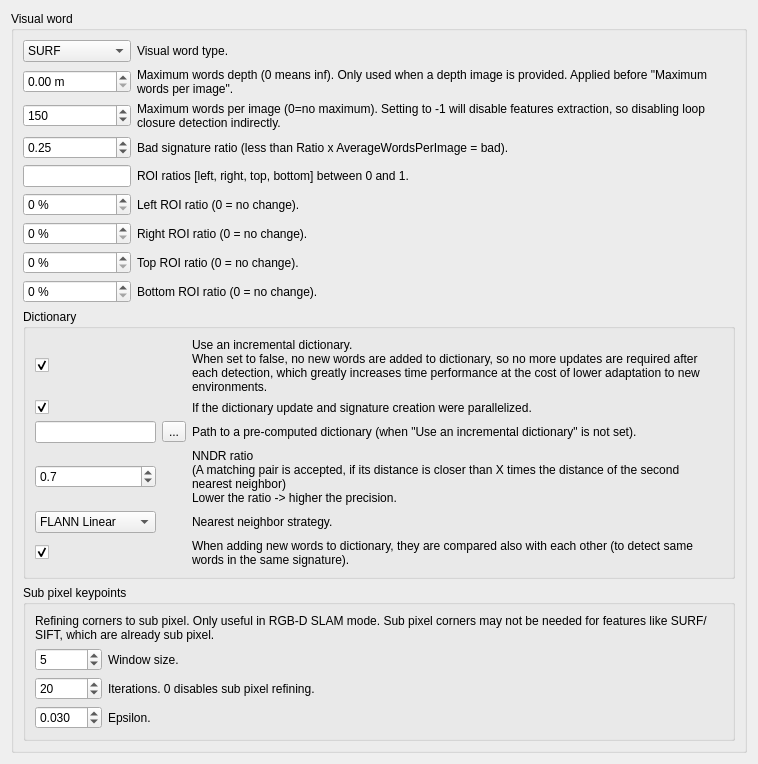
               <widget class="QWidget" name="page_9">
                <layout class="QVBoxLayout" name="verticalLayout_58">
                 <item>
                  <widget class="QGroupBox" name="groupBox_signature_keypoint1">
                   <property name="title">
                    <string>Visual word</string>
                   </property>
                   <layout class="QVBoxLayout" name="verticalLayout_12">
                    <item>
                     <layout class="QGridLayout" name="gridLayout_41" columnstretch="0,1">
                      <item row="0" column="0">
                       <widget class="QComboBox" name="comboBox_detector_strategy">
                        <item>
                         <property name="text">
                          <string>SURF</string>
                         </property>
                        </item>
                        <item>
                         <property name="text">
                          <string>SIFT</string>
                         </property>
                        </item>
                        <item>
                         <property name="text">
                          <string>ORB</string>
                         </property>
                        </item>
                        <item>
                         <property name="text">
                          <string>FAST+FREAK</string>
                         </property>
                        </item>
                        <item>
                         <property name="text">
                          <string>FAST+BRIEF</string>
                         </property>
                        </item>
                        <item>
                         <property name="text">
                          <string>GFTT+FREAK</string>
                         </property>
                        </item>
                        <item>
                         <property name="text">
                          <string>GFTT+BRIEF</string>
                         </property>
                        </item>
                        <item>
                         <property name="text">
                          <string>BRISK</string>
                         </property>
                        </item>
                       </widget>
                      </item>
                      <item row="0" column="1">
                       <widget class="QLabel" name="label_117">
                        <property name="text">
                         <string>Visual word type.</string>
                        </property>
                        <property name="wordWrap">
                         <bool>true</bool>
                        </property>
                       </widget>
                      </item>
                      <item row="1" column="0">
                       <widget class="QDoubleSpinBox" name="surf_doubleSpinBox_maxDepth">
                        <property name="suffix">
                         <string> m</string>
                        </property>
                        <property name="decimals">
                         <number>2</number>
                        </property>
                        <property name="minimum">
                         <double>0.000000000000000</double>
                        </property>
                        <property name="maximum">
                         <double>99.000000000000000</double>
                        </property>
                        <property name="singleStep">
                         <double>1.000000000000000</double>
                        </property>
                        <property name="value">
                         <double>0.000000000000000</double>
                        </property>
                       </widget>
                      </item>
                      <item row="1" column="1">
                       <widget class="QLabel" name="label_53">
                        <property name="toolTip">
                         <string>0 means that the response (hessian) threshold 
used for the detector will not be adapted. 
Otherwise, the threshold is modified to 
generate the number of words requested.</string>
                        </property>
                        <property name="text">
                         <string>Maximum words depth (0 means inf). Only used when a depth image is provided. Applied before &quot;Maximum words per image&quot;.</string>
                        </property>
                        <property name="wordWrap">
                         <bool>true</bool>
                        </property>
                       </widget>
                      </item>
                      <item row="2" column="0">
                       <widget class="QSpinBox" name="surf_spinBox_wordsPerImageTarget">
                        <property name="minimum">
                         <number>-1</number>
                        </property>
                        <property name="maximum">
                         <number>2000</number>
                        </property>
                        <property name="value">
                         <number>150</number>
                        </property>
                       </widget>
                      </item>
                      <item row="2" column="1">
                       <widget class="QLabel" name="label_22">
                        <property name="toolTip">
                         <string>0 means that the response (hessian) threshold 
used for the detector will not be adapted. 
Otherwise, the threshold is modified to 
generate the number of words requested.</string>
                        </property>
                        <property name="text">
                         <string>Maximum words per image (0=no maximum). Setting to -1 will disable features extraction, so disabling loop closure detection indirectly.</string>
                        </property>
                        <property name="wordWrap">
                         <bool>true</bool>
                        </property>
                       </widget>
                      </item>
                      <item row="3" column="0">
                       <widget class="QDoubleSpinBox" name="surf_doubleSpinBox_ratioBadSign">
                        <property name="decimals">
                         <number>2</number>
                        </property>
                        <property name="minimum">
                         <double>0.000000000000000</double>
                        </property>
                        <property name="maximum">
                         <double>1.000000000000000</double>
                        </property>
                        <property name="singleStep">
                         <double>0.050000000000000</double>
                        </property>
                        <property name="value">
                         <double>0.250000000000000</double>
                        </property>
                       </widget>
                      </item>
                      <item row="3" column="1">
                       <widget class="QLabel" name="label_81">
                        <property name="toolTip">
                         <string>0 means that the response (hessian) threshold 
used for the detector will not be adapted. 
Otherwise, the threshold is modified to 
generate the number of words requested.</string>
                        </property>
                        <property name="text">
                         <string>Bad signature ratio (less than Ratio x AverageWordsPerImage = bad).</string>
                        </property>
                        <property name="wordWrap">
                         <bool>true</bool>
                        </property>
                       </widget>
                      </item>
                      <item row="4" column="0">
                       <widget class="QLineEdit" name="lineEdit_kp_roi">
                        <property name="readOnly">
                         <bool>true</bool>
                        </property>
                       </widget>
                      </item>
                      <item row="4" column="1">
                       <widget class="QLabel" name="label_101">
                        <property name="text">
                         <string>ROI ratios [left, right, top, bottom] between 0 and 1.</string>
                        </property>
                        <property name="wordWrap">
                         <bool>true</bool>
                        </property>
                       </widget>
                      </item>
                      <item row="5" column="0">
                       <widget class="QDoubleSpinBox" name="doubleSpinBox_kp_roi0">
                        <property name="suffix">
                         <string> %</string>
                        </property>
                        <property name="decimals">
                         <number>0</number>
                        </property>
                       </widget>
                      </item>
                      <item row="5" column="1">
                       <widget class="QLabel" name="label_97">
                        <property name="text">
                         <string>Left ROI ratio (0 = no change).</string>
                        </property>
                        <property name="wordWrap">
                         <bool>true</bool>
                        </property>
                       </widget>
                      </item>
                      <item row="6" column="0">
                       <widget class="QDoubleSpinBox" name="doubleSpinBox_kp_roi1">
                        <property name="suffix">
                         <string> %</string>
                        </property>
                        <property name="decimals">
                         <number>0</number>
                        </property>
                       </widget>
                      </item>
                      <item row="6" column="1">
                       <widget class="QLabel" name="label_98">
                        <property name="text">
                         <string>Right ROI ratio (0 = no change).</string>
                        </property>
                        <property name="wordWrap">
                         <bool>true</bool>
                        </property>
                       </widget>
                      </item>
                      <item row="7" column="0">
                       <widget class="QDoubleSpinBox" name="doubleSpinBox_kp_roi2">
                        <property name="suffix">
                         <string> %</string>
                        </property>
                        <property name="decimals">
                         <number>0</number>
                        </property>
                       </widget>
                      </item>
                      <item row="7" column="1">
                       <widget class="QLabel" name="label_99">
                        <property name="text">
                         <string>Top ROI ratio (0 = no change).</string>
                        </property>
                        <property name="wordWrap">
                         <bool>true</bool>
                        </property>
                       </widget>
                      </item>
                      <item row="8" column="0">
                       <widget class="QDoubleSpinBox" name="doubleSpinBox_kp_roi3">
                        <property name="suffix">
                         <string> %</string>
                        </property>
                        <property name="decimals">
                         <number>0</number>
                        </property>
                       </widget>
                      </item>
                      <item row="8" column="1">
                       <widget class="QLabel" name="label_100">
                        <property name="text">
                         <string>Bottom ROI ratio (0 = no change).</string>
                        </property>
                        <property name="wordWrap">
                         <bool>true</bool>
                        </property>
                       </widget>
                      </item>
                     </layout>
                    </item>
                    <item>
                     <widget class="QGroupBox" name="groupBox_dictionary_strategy2">
                      <property name="title">
                       <string>Dictionary</string>
                      </property>
                      <layout class="QGridLayout" name="gridLayout_18" columnstretch="0,0,1">
                       <item row="3" column="1">
                        <widget class="QToolButton" name="toolButton_dictionaryPath">
                         <property name="text">
                          <string>...</string>
                         </property>
                        </widget>
                       </item>
                       <item row="4" column="2">
                        <widget class="QLabel" name="label_78">
                         <property name="text">
                          <string>NNDR ratio
(A matching pair is accepted, if its distance is closer than X times the distance of the second nearest neighbor)
Lower the ratio -&gt; higher the precision.</string>
                         </property>
                         <property name="wordWrap">
                          <bool>true</bool>
                         </property>
                        </widget>
                       </item>
                       <item row="4" column="0">
                        <widget class="QDoubleSpinBox" name="surf_doubleSpinBox_nndrRatio">
                         <property name="decimals">
                          <number>1</number>
                         </property>
                         <property name="minimum">
                          <double>0.100000000000000</double>
                         </property>
                         <property name="maximum">
                          <double>1.000000000000000</double>
                         </property>
                         <property name="singleStep">
                          <double>0.100000000000000</double>
                         </property>
                         <property name="value">
                          <double>0.700000000000000</double>
                         </property>
                        </widget>
                       </item>
                       <item row="3" column="0">
                        <widget class="QLineEdit" name="lineEdit_dictionaryPath"/>
                       </item>
                       <item row="3" column="2">
                        <widget class="QLabel" name="label_dictionaryPath">
                         <property name="text">
                          <string>Path to a pre-computed dictionary (when &quot;Use an incremental dictionary&quot; is not set).</string>
                         </property>
                         <property name="wordWrap">
                          <bool>true</bool>
                         </property>
                        </widget>
                       </item>
                       <item row="1" column="0">
                        <widget class="QCheckBox" name="checkBox_dictionary_incremental">
                         <property name="text">
                          <string/>
                         </property>
                         <property name="checked">
                          <bool>true</bool>
                         </property>
                        </widget>
                       </item>
                       <item row="5" column="2">
                        <widget class="QLabel" name="label_12">
                         <property name="text">
                          <string>Nearest neighbor strategy.</string>
                         </property>
                        </widget>
                       </item>
                       <item row="5" column="0">
                        <widget class="QComboBox" name="comboBox_dictionary_strategy">
                         <property name="sizeAdjustPolicy">
                          <enum>QComboBox::AdjustToContents</enum>
                         </property>
                         <item>
                          <property name="text">
                           <string>FLANN Linear</string>
                          </property>
                         </item>
                         <item>
                          <property name="text">
                           <string>FLANN KdTree </string>
                          </property>
                         </item>
                         <item>
                          <property name="text">
                           <string>FLANN LSH</string>
                          </property>
                         </item>
                         <item>
                          <property name="text">
                           <string>Brute Force</string>
                          </property>
                         </item>
                         <item>
                          <property name="text">
                           <string>Brute Force GPU</string>
                          </property>
                         </item>
                        </widget>
                       </item>
                       <item row="1" column="2">
                        <widget class="QLabel" name="label_incrementalDict">
                         <property name="text">
                          <string>Use an incremental dictionary.
When set to false, no new words are added to dictionary, so no more updates are required after each detection, which greatly increases time performance at the cost of lower adaptation to new environments.</string>
                         </property>
                         <property name="wordWrap">
                          <bool>true</bool>
                         </property>
                        </widget>
                       </item>
                       <item row="2" column="2">
                        <widget class="QLabel" name="label_94">
                         <property name="text">
                          <string>If the dictionary update and signature creation were parallelized.</string>
                         </property>
                         <property name="wordWrap">
                          <bool>true</bool>
                         </property>
                        </widget>
                       </item>
                       <item row="2" column="0">
                        <widget class="QCheckBox" name="checkBox_kp_parallelized">
                         <property name="text">
                          <string/>
                         </property>
                         <property name="checked">
                          <bool>true</bool>
                         </property>
                        </widget>
                       </item>
                       <item row="6" column="0">
                        <widget class="QCheckBox" name="checkBox_kp_newWordsComparedTogether">
                         <property name="text">
                          <string/>
                         </property>
                         <property name="checked">
                          <bool>true</bool>
                         </property>
                        </widget>
                       </item>
                       <item row="6" column="2">
                        <widget class="QLabel" name="label_186">
                         <property name="text">
                          <string>When adding new words to dictionary, they are compared also with each other (to detect same words in the same signature).</string>
                         </property>
                         <property name="wordWrap">
                          <bool>true</bool>
                         </property>
                        </widget>
                       </item>
                      </layout>
                     </widget>
                    </item>
                    <item>
                     <widget class="QGroupBox" name="groupBox_9">
                      <property name="title">
                       <string>Sub pixel keypoints</string>
                      </property>
                      <layout class="QVBoxLayout" name="verticalLayout_59">
                       <item>
                        <widget class="QLabel" name="label_35">
                         <property name="text">
                          <string>Refining corners to sub pixel. Only useful in RGB-D SLAM mode. Sub pixel corners may not be needed for features like SURF/SIFT, which are already sub pixel.</string>
                         </property>
                         <property name="wordWrap">
                          <bool>true</bool>
                         </property>
                        </widget>
                       </item>
                       <item>
                        <layout class="QGridLayout" name="gridLayout_32" columnstretch="0,1">
                         <item row="0" column="0">
                          <widget class="QSpinBox" name="subpix_winSize">
                           <property name="minimum">
                            <number>0</number>
                           </property>
                           <property name="maximum">
                            <number>999999</number>
                           </property>
                           <property name="singleStep">
                            <number>1</number>
                           </property>
                           <property name="value">
                            <number>5</number>
                           </property>
                          </widget>
                         </item>
                         <item row="0" column="1">
                          <widget class="QLabel" name="label_200">
                           <property name="text">
                            <string>Window size.</string>
                           </property>
                           <property name="wordWrap">
                            <bool>true</bool>
                           </property>
                          </widget>
                         </item>
                         <item row="1" column="0">
                          <widget class="QSpinBox" name="subpix_iterations">
                           <property name="minimum">
                            <number>0</number>
                           </property>
                           <property name="maximum">
                            <number>999999</number>
                           </property>
                           <property name="singleStep">
                            <number>1</number>
                           </property>
                           <property name="value">
                            <number>20</number>
                           </property>
                          </widget>
                         </item>
                         <item row="1" column="1">
                          <widget class="QLabel" name="label_203">
                           <property name="text">
                            <string>Iterations. 0 disables sub pixel refining.</string>
                           </property>
                           <property name="wordWrap">
                            <bool>true</bool>
                           </property>
                          </widget>
                         </item>
                         <item row="2" column="0">
                          <widget class="QDoubleSpinBox" name="subpix_eps">
                           <property name="decimals">
                            <number>3</number>
                           </property>
                           <property name="minimum">
                            <double>0.001000000000000</double>
                           </property>
                           <property name="maximum">
                            <double>0.100000000000000</double>
                           </property>
                           <property name="singleStep">
                            <double>0.010000000000000</double>
                           </property>
                           <property name="value">
                            <double>0.030000000000000</double>
                           </property>
                          </widget>
                         </item>
                         <item row="2" column="1">
                          <widget class="QLabel" name="label_204">
                           <property name="text">
                            <string>Epsilon.</string>
                           </property>
                           <property name="wordWrap">
                            <bool>true</bool>
                           </property>
                          </widget>
                         </item>
                        </layout>
                       </item>
                      </layout>
                     </widget>
                    </item>
                   </layout>
                  </widget>
                 </item>
                 <item>
                  <spacer name="verticalSpacer_15">
                   <property name="orientation">
                    <enum>Qt::Vertical</enum>
                   </property>
                   <property name="sizeHint" stdset="0">
                    <size>
                     <width>0</width>
                     <height>0</height>
                    </size>
                   </property>
                  </spacer>
                 </item>
                </layout>
               </widget>
